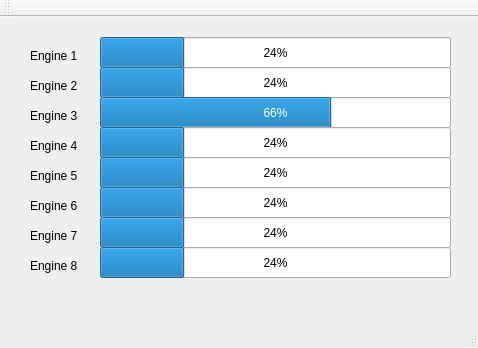
<?xml version="1.0" encoding="UTF-8"?>
<ui version="4.0">
 <class>MainWindow</class>
 <widget class="QMainWindow" name="MainWindow">
  <property name="geometry">
   <rect>
    <x>0</x>
    <y>0</y>
    <width>478</width>
    <height>348</height>
   </rect>
  </property>
  <property name="windowTitle">
   <string>MainWindow</string>
  </property>
  <widget class="QWidget" name="centralWidget">
   <widget class="QProgressBar" name="progBarENG1">
    <property name="geometry">
     <rect>
      <x>100</x>
      <y>20</y>
      <width>351</width>
      <height>31</height>
     </rect>
    </property>
    <property name="value">
     <number>24</number>
    </property>
   </widget>
   <widget class="QProgressBar" name="progBarENG2">
    <property name="geometry">
     <rect>
      <x>100</x>
      <y>50</y>
      <width>351</width>
      <height>31</height>
     </rect>
    </property>
    <property name="value">
     <number>24</number>
    </property>
   </widget>
   <widget class="QProgressBar" name="progBarENG3">
    <property name="geometry">
     <rect>
      <x>100</x>
      <y>80</y>
      <width>351</width>
      <height>31</height>
     </rect>
    </property>
    <property name="sizePolicy">
     <sizepolicy hsizetype="Maximum" vsizetype="Fixed">
      <horstretch>0</horstretch>
      <verstretch>0</verstretch>
     </sizepolicy>
    </property>
    <property name="sizeIncrement">
     <size>
      <width>0</width>
      <height>0</height>
     </size>
    </property>
    <property name="value">
     <number>66</number>
    </property>
   </widget>
   <widget class="QProgressBar" name="progBarENG4">
    <property name="geometry">
     <rect>
      <x>100</x>
      <y>110</y>
      <width>351</width>
      <height>31</height>
     </rect>
    </property>
    <property name="value">
     <number>24</number>
    </property>
   </widget>
   <widget class="QLabel" name="label_1">
    <property name="geometry">
     <rect>
      <x>30</x>
      <y>30</y>
      <width>67</width>
      <height>17</height>
     </rect>
    </property>
    <property name="text">
     <string>Engine 1</string>
    </property>
   </widget>
   <widget class="QLabel" name="label_2">
    <property name="geometry">
     <rect>
      <x>30</x>
      <y>60</y>
      <width>67</width>
      <height>17</height>
     </rect>
    </property>
    <property name="text">
     <string>Engine 2</string>
    </property>
   </widget>
   <widget class="QLabel" name="label_3">
    <property name="geometry">
     <rect>
      <x>30</x>
      <y>90</y>
      <width>67</width>
      <height>17</height>
     </rect>
    </property>
    <property name="text">
     <string>Engine 3</string>
    </property>
   </widget>
   <widget class="QLabel" name="label_4">
    <property name="geometry">
     <rect>
      <x>30</x>
      <y>120</y>
      <width>67</width>
      <height>17</height>
     </rect>
    </property>
    <property name="text">
     <string>Engine 4</string>
    </property>
   </widget>
   <widget class="QProgressBar" name="progBarENG5">
    <property name="geometry">
     <rect>
      <x>100</x>
      <y>140</y>
      <width>351</width>
      <height>31</height>
     </rect>
    </property>
    <property name="value">
     <number>24</number>
    </property>
   </widget>
   <widget class="QProgressBar" name="progBarENG6">
    <property name="geometry">
     <rect>
      <x>100</x>
      <y>170</y>
      <width>351</width>
      <height>31</height>
     </rect>
    </property>
    <property name="value">
     <number>24</number>
    </property>
   </widget>
   <widget class="QProgressBar" name="progBarENG7">
    <property name="geometry">
     <rect>
      <x>100</x>
      <y>200</y>
      <width>351</width>
      <height>31</height>
     </rect>
    </property>
    <property name="value">
     <number>24</number>
    </property>
   </widget>
   <widget class="QProgressBar" name="progBarENG8">
    <property name="geometry">
     <rect>
      <x>100</x>
      <y>230</y>
      <width>351</width>
      <height>31</height>
     </rect>
    </property>
    <property name="value">
     <number>24</number>
    </property>
   </widget>
   <widget class="QLabel" name="label_5">
    <property name="geometry">
     <rect>
      <x>30</x>
      <y>150</y>
      <width>67</width>
      <height>17</height>
     </rect>
    </property>
    <property name="text">
     <string>Engine 5</string>
    </property>
   </widget>
   <widget class="QLabel" name="label_6">
    <property name="geometry">
     <rect>
      <x>30</x>
      <y>180</y>
      <width>67</width>
      <height>17</height>
     </rect>
    </property>
    <property name="text">
     <string>Engine 6</string>
    </property>
   </widget>
   <widget class="QLabel" name="label_7">
    <property name="geometry">
     <rect>
      <x>30</x>
      <y>210</y>
      <width>67</width>
      <height>17</height>
     </rect>
    </property>
    <property name="text">
     <string>Engine 7</string>
    </property>
   </widget>
   <widget class="QLabel" name="label_8">
    <property name="geometry">
     <rect>
      <x>30</x>
      <y>240</y>
      <width>67</width>
      <height>17</height>
     </rect>
    </property>
    <property name="text">
     <string>Engine 8</string>
    </property>
   </widget>
  </widget>
  <widget class="QMenuBar" name="menuBar">
   <property name="geometry">
    <rect>
     <x>0</x>
     <y>0</y>
     <width>478</width>
     <height>25</height>
    </rect>
   </property>
  </widget>
  <widget class="QToolBar" name="mainToolBar">
   <attribute name="toolBarArea">
    <enum>TopToolBarArea</enum>
   </attribute>
   <attribute name="toolBarBreak">
    <bool>false</bool>
   </attribute>
  </widget>
  <widget class="QStatusBar" name="statusBar"/>
 </widget>
 <layoutdefault spacing="6" margin="11"/>
 <resources/>
 <connections/>
</ui>
